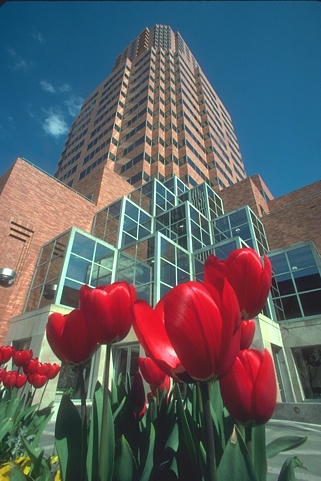
%> input picture ENGN2605/Zhuo Wang_lab03/bds1.jpg, 321 x 481 px
$ octave P5.m   (GNU Octave 9; MATLAB toolbox functions it lacks are replaced by stand-ins)
%> lines starting %> are read from the running program, lines starting %| are printed output that depends on the picture
close all;
clc;
clear;

I1 = imread('bds1.jpg');
%> I1 is the input picture: size 481x321x3 uint8; mean R, G, B 93.9, 96, 100.5
I1e = text_edge_detector(I1,5);

function [edge_img]=text_edge_detector(image,threshold)
%> called with threshold = 5

    if size(image, 3) == 3
        image = double(rgb2gray(image));
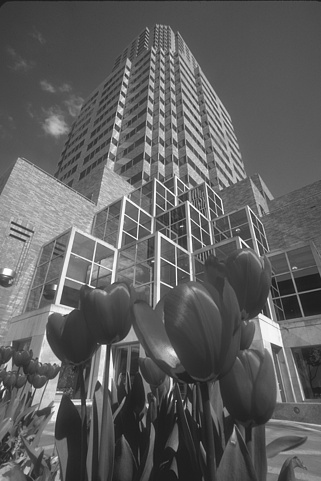
%> image: size 481x321 double; min 22, max 255, mean 95.9
    else
        image = double(image);
    end

    range = -24:1:24;

    [X, Y] = meshgrid(range, range);

    k_values = [1, 2, 3];
    scales_sigma1 = 2.^(1./k_values);
    scales_sigma2 = 3.*(2.^(1./k_values));

    filter_bank = cell(1, 46);

    orientations = linspace(0, -pi, 6);


    filter_bank_index_18_o = 1;

    for i = 1:length(k_values)
        for j = 1:6
            sigma1 = scales_sigma1(i);
            sigma2 = scales_sigma2(i);

            f18o = @(x, y) ((-1/(sigma1^3*sqrt(2*pi)))*y.*exp(-y.^2/(2*(sigma1^2)))) .*  ((1/(sigma2*sqrt(2*pi))).*exp(-x.^2/(2*(sigma2^2))));

            rf18o = f18o(X,Y);
            rf18ob = imrotate(rf18o, rad2deg(orientations(j)),'crop');

            filter_bank{filter_bank_index_18_o} = rf18ob;

            filter_bank_index_18_o = filter_bank_index_18_o + 1;
        end
    end

    filter_bank_index_18_e = 1;

    for i = 1:length(k_values)
        for j = 1:6
            sigma1 = scales_sigma1(i);
            sigma2 = scales_sigma2(i);

            f18e = @(x, y) ((1/(sigma1^5*sqrt(2*pi)))*(y.^2).*exp(-y.^2/(2*(sigma1^2)))) .*  ((1/(sigma2*sqrt(2*pi))).*exp(-x.^2/(2*(sigma2^2))));

            rf18e = f18e(X,Y);
            rf18eb = imrotate(rf18e, rad2deg(orientations(j)),'crop');

            filter_bank{18 + filter_bank_index_18_e} = rf18eb;

            filter_bank_index_18_e = filter_bank_index_18_e + 1;
        end
    end

    lk_values = [1, 2, 3, 4];
    lscales_sigma1 = 2.^(1./lk_values);
    lscales_sigma2 = 3.*(2.^(1./lk_values));

    filter_bank_index_L_1 = 1;
    filter_bank_index_L_2 = 2;

    for i = 1:length(lk_values)
        lsigma1 = lscales_sigma1(i);
        l = fspecial('log', 24, lsigma1);
        filter_bank{36 + filter_bank_index_L_1} = l;
        filter_bank_index_L_1 = filter_bank_index_L_1 + 2;


        lsigma2 = lscales_sigma2(i);
        l2 = fspecial('log', 24, lsigma2);
        filter_bank{36 + filter_bank_index_L_2} = l2;
        filter_bank_index_L_2 = filter_bank_index_L_2 + 2;
    end

    gk_values = [1, 2, 3, 4];
    gscales_sigma1 = 2.^(1./gk_values);

    filter_bank_index_g = 1;

    for i = 1:length(gk_values)
        gsigma = gscales_sigma1(i);
        g = fspecial('gaussian', 24, gsigma);
        filter_bank{44 + filter_bank_index_g} = g;
        filter_bank_index_g = filter_bank_index_g + 1;
    end

    num_filters = numel(filter_bank);

    num_rows = ceil(sqrt(num_filters));
    num_cols = ceil(num_filters / num_rows);

    figure();

    for i = 1:num_filters
        subplot(num_rows, num_cols, i);
        filter = filter_bank{i};
        imagesc(range, range, filter);
        axis off;
        title(['Filter ' num2str(i)]);

    end

    if size(image, 3) == 3
        image = im2double(rgb2gray(image));
    else
        image = im2double(image);
    end

    [height, width] = size(image);
%> height = 481; width = 321

    num_filters = numel(filter_bank);
    filter_responses = zeros(height, width, num_filters);

    for i = 1:num_filters
        filter = filter_bank{i};
        filtered_response = imfilter(image, filter, 'conv', 'symmetric');
        filter_responses(:, :, i) = filtered_response;
    end
%> this loop made 48 passes
%> pass 1, in text_edge_detector, `filtered_response = imfilter(image, filter, 'conv', 'symmetric');`:
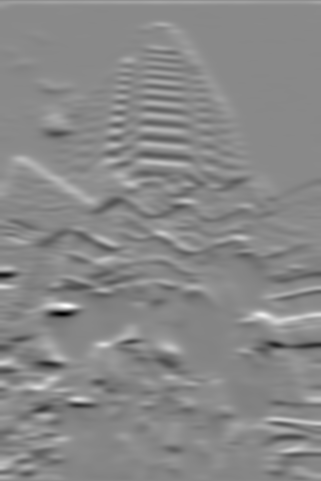
%> filtered_response: size 481x321 double; min -22.62, max 19.62, mean 0.0234; drawn with min black and max white
%> pass 2, in text_edge_detector, `filtered_response = imfilter(image, filter, 'conv', 'symmetric');`:
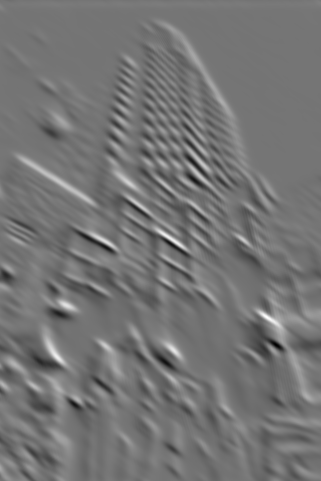
%> filtered_response: size 481x321 double; min -18.8, max 22.37, mean 0; drawn with min black and max white
%> pass 3, in text_edge_detector, `filtered_response = imfilter(image, filter, 'conv', 'symmetric');`:
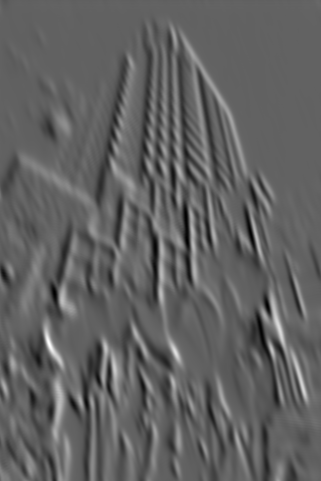
%> filtered_response: size 481x321 double; min -16.49, max 26.55, mean 0.1; drawn with min black and max white

    edge_img = filtered_response;
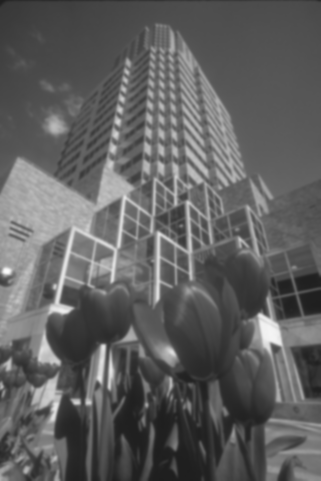
%> edge_img: size 481x321 double; min 30.84, max 252.6, mean 95.9
%> `I1e = text_edge_detector(I1,5);`:
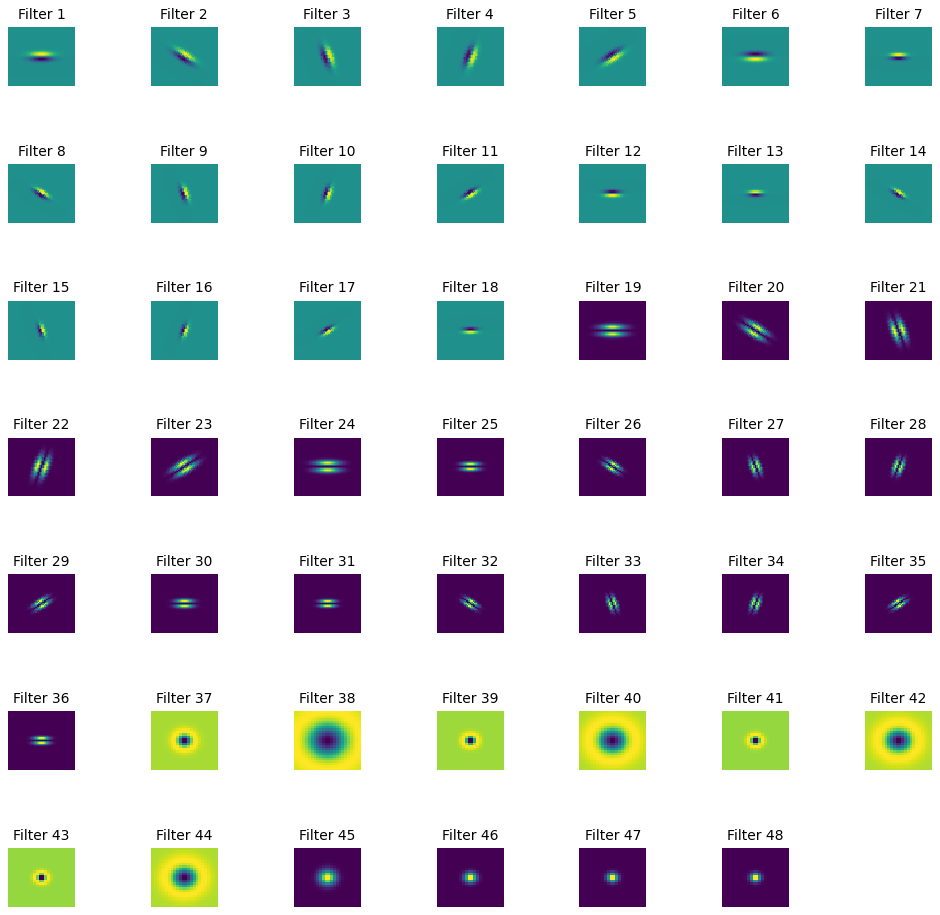
%> figure redrawn from the program's plot data, 48 panels

end
